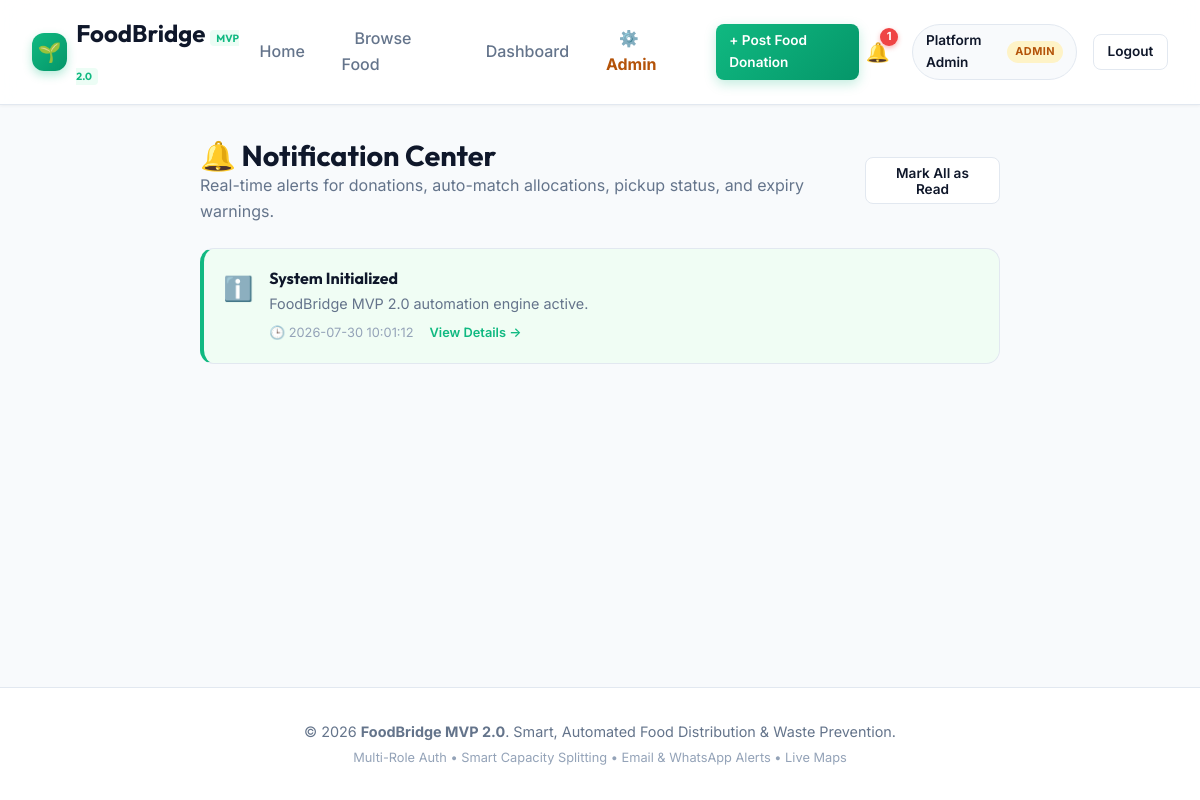
The page /notifications (signed in) on the database as committed earlier.
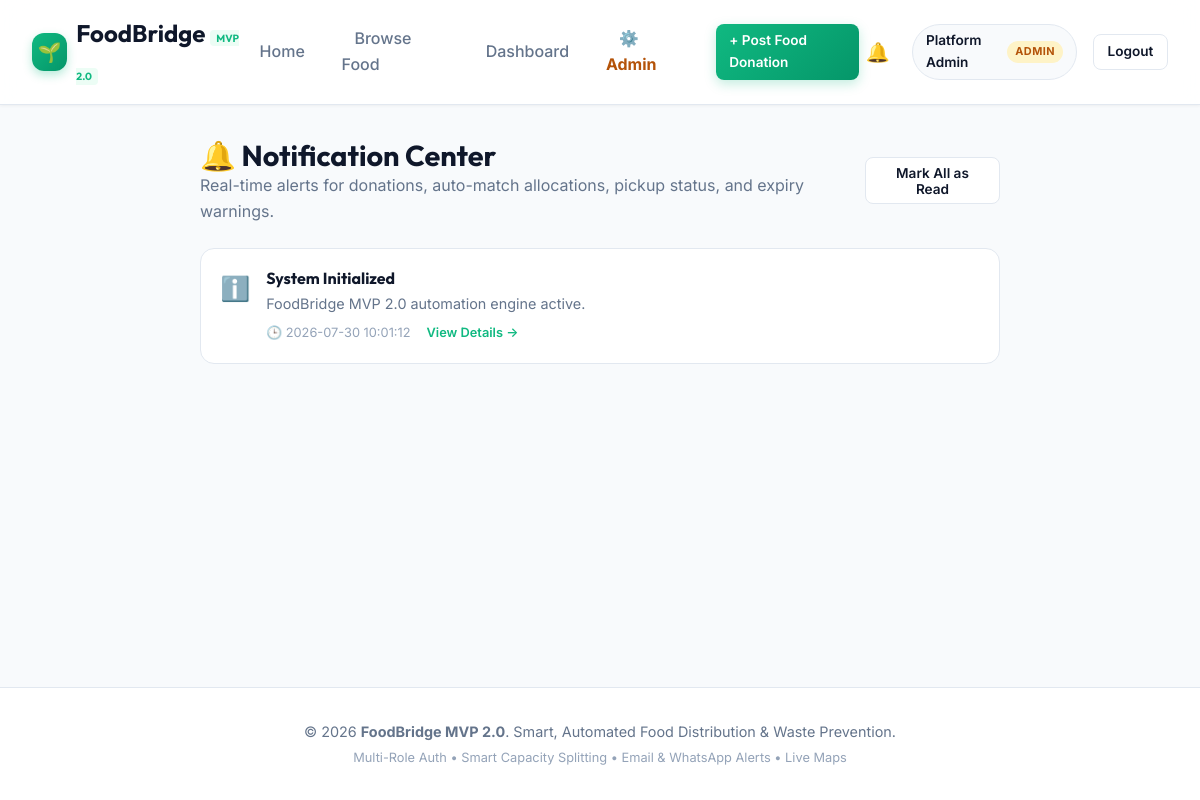
The same page on the database as committed later.
### app.py (the view)
@app.route('/notifications')
@login_required
def notifications_view():
    db = database.get_db()
    notifs = db.execute('''
        SELECT * FROM notifications
        WHERE user_id = ?
        ORDER BY created_at DESC
    ''', (session['user_id'],)).fetchall()
    db.execute('UPDATE notifications SET is_read = 1 WHERE user_id = ?', (session['user_id'],))
    db.commit()
    return render_template('notifications.html', notifications=notifs)

### app.py (called while the page is built)
def login_required(f):
    @wraps(f)
    def decorated_function(*args, **kwargs):
        if 'user_id' not in session:
            flash('Please log in to access this page.', 'warning')
            return redirect(url_for('login', next=request.url))
        return f(*args, **kwargs)
    return decorated_function

### database.py (called while the page is built)
def dict_factory(cursor, row):
    d = {}
    for idx, col in enumerate(cursor.description):
        d[col[0]] = row[idx]
    return d

def get_db():
    db = getattr(g, '_database', None)
    if db is None:
        db = g._database = sqlite3.connect(DATABASE)
        db.row_factory = dict_factory
        db.execute('PRAGMA foreign_keys = ON;')
    return db

def close_connection(exception=None):
    db = getattr(g, '_database', None)
    if db is not None:
        db.close()

### templates/notifications.html (shortened to what this page needs)
{% extends "base.html" %}
{% block content %}
<div style="max-width: 800px; margin: 0 auto;">
    <div style="display: flex; justify-content: space-between; align-items: center; margin-bottom: 1.5rem;">
        <div>
            <h1 style="font-size: 1.8rem; color: var(--text-main);">🔔 Notification Center</h1>
            <p style="color: var(--text-muted);">Real-time alerts for donations, auto-match allocations, pickup status, and expiry warnings.</p>
        </div>
        {% if notifications %}
            <form method="POST" action="{{ url_for('api_read_notifications') }}">
                <button type="submit" class="btn btn-secondary btn-sm">Mark All as Read</button>
            </form>
        {% endif %}
    </div>
    {% if notifications %}
        <div style="display: flex; flex-direction: column; gap: 0.85rem;">
            {% for n in notifications %}
                <div class="notif-item {% if not n.is_read %}unread{% endif %}">
                    <div style="display: flex; gap: 1rem; align-items: flex-start;">
                        <div style="font-size: 1.5rem; margin-top: 0.1rem;">
                            {% if n.type == 'success' %}✅
                            {% elif n.type == 'urgent' or n.type == 'danger' %}🚨
                            {% elif n.type == 'warning' %}🔔
                            {% else %}ℹ️{% endif %}
                        </div>
                        <div>
                            <h4 style="font-size: 1rem; color: var(--text-main); margin-bottom: 0.25rem;">{{ n.title }}</h4>
                            <p style="font-size: 0.9rem; color: var(--text-muted); margin-bottom: 0.5rem;">{{ n.message }}</p>
                            <div style="display: flex; gap: 1rem; align-items: center; font-size: 0.8rem; color: var(--text-light);">
                                <span>🕒 {{ n.created_at }}</span>
                                {% if n.link and n.link != '#' %}
                                    <a href="{{ n.link }}" style="color: var(--primary); font-weight: 600;">View Details &rarr;</a>
                                {% endif %}
                            </div>
                        </div>
                    </div>
                </div>
            {% endfor %}
        </div>
    {% endif %}
</div>
{% endblock %}

### templates/base.html (shortened to what this page needs)
<!DOCTYPE html>
<html lang="en">
<head>
    <link rel="stylesheet" href="{{ url_for('static', filename='css/style.css') }}">
    <link rel="stylesheet" href="https://unpkg.com/leaflet@1.9.4/dist/leaflet.css" />
</head>
<body>
    <nav class="navbar">
        <a href="{{ url_for('index') }}" class="nav-brand">
            <div class="nav-brand-icon">🌱</div>
            <span>FoodBridge <small style="font-size: 0.65rem; color: var(--primary); background: var(--primary-light); padding: 0.1rem 0.4rem; border-radius: 4px;">MVP 2.0</small></span>
        </a>
        <ul class="nav-menu">
            <li><a href="{{ url_for('index') }}" class="nav-link">Home</a></li>
            <li><a href="{{ url_for('donations') }}" class="nav-link">Browse Food</a></li>
            {% if current_user %}
                <li><a href="{{ url_for('dashboard') }}" class="nav-link">Dashboard</a></li>
                {% if current_user.role == 'admin' %}
                    <li><a href="{{ url_for('admin_dashboard') }}" class="nav-link" style="color: #b45309; font-weight: 700;">⚙️ Admin</a></li>
                {% endif %}
                {% if current_user.role in ['donor', 'admin'] %}
                    <li>
                        <a href="{{ url_for('add_donation') }}" class="btn btn-primary btn-sm">
                            + Post Food Donation
                        </a>
                    </li>
                {% endif %}
            {% endif %}
        </ul>
        <div class="nav-user">
            {% if current_user %}
                <a href="{{ url_for('notifications_view') }}" class="notif-bell" title="Notifications">
                    🔔
                    {% if unread_notifications_count > 0 %}
                        <span class="notif-badge">{{ unread_notifications_count }}</span>
                    {% endif %}
                </a>
                <div class="user-badge">
                    <span>{{ current_user.name }}</span>
                    <span class="user-role-tag role-{{ current_user.role }}">
                        {{ current_user.role }}
                    </span>
                </div>
                <a href="{{ url_for('logout') }}" class="btn btn-secondary btn-sm">Logout</a>
            {% else %}
                <a href="{{ url_for('login') }}" class="btn btn-secondary btn-sm">Log In</a>
                <a href="{{ url_for('register') }}" class="btn btn-primary btn-sm">Register</a>
            {% endif %}
        </div>
    </nav>
    <main class="container">
        {% block content %}{% endblock %}
    </main>
    <footer class="footer">
        <p>© 2026 <strong>FoodBridge MVP 2.0</strong>. Smart, Automated Food Distribution & Waste Prevention.</p>
        <p style="margin-top: 0.25rem; font-size: 0.8rem; color: var(--text-light);">Multi-Role Auth • Smart Capacity Splitting • Email & WhatsApp Alerts • Live Maps</p>
    </footer>
</body>
</html>

Rows that differ between the two databases and show on the page:
changed notifications "System Initialized": is_read 0 → 1 (drawn)
Other text that changed with them:
{{ unread_notifications_count }}: "1" → (not shown)
